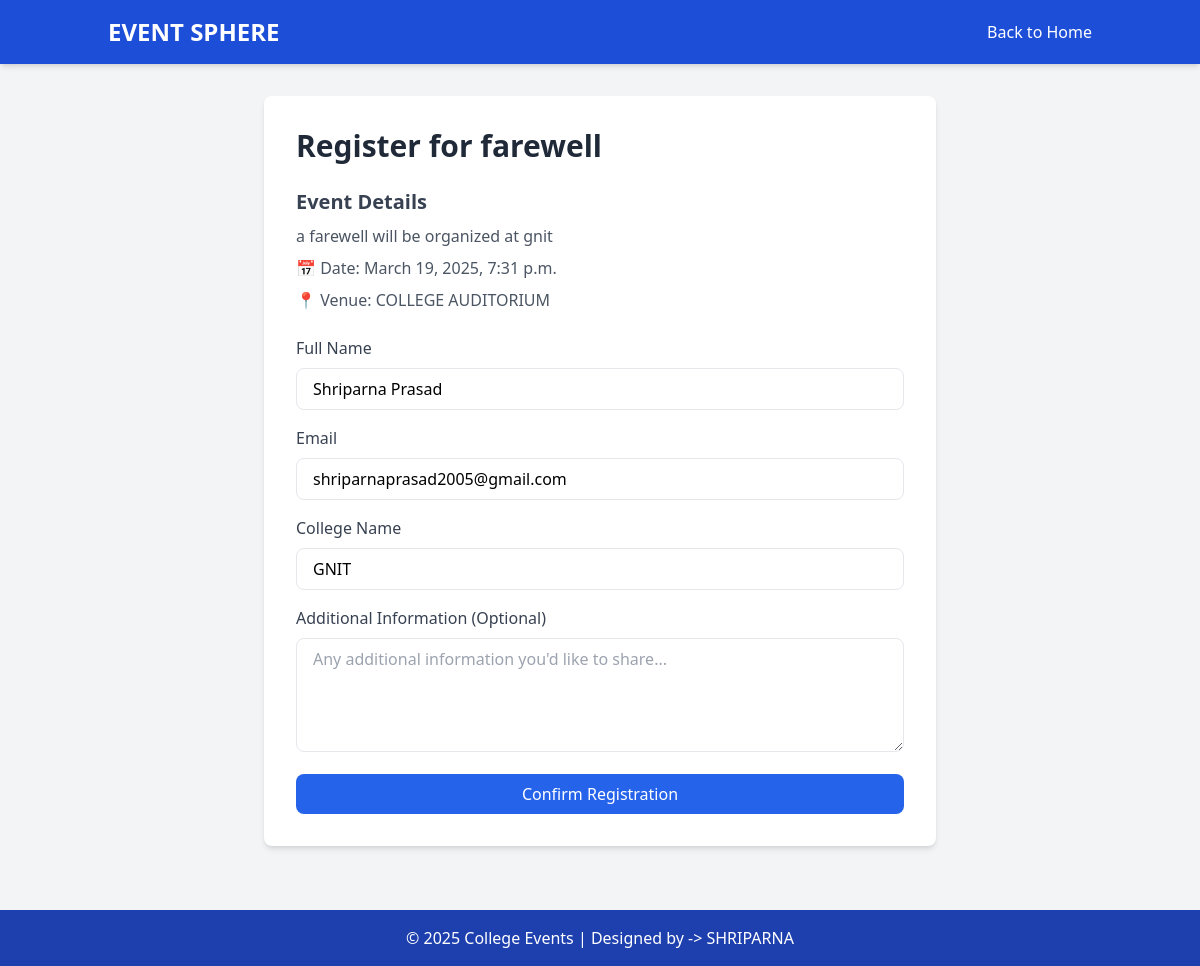
/events/register/10/ (signed in), run on the app's committed database.
### events/models.py (models this page shows, shortened)
class Event(models.Model):
    title = models.CharField(max_length=200)
    description = models.TextField()
    date = models.DateTimeField()
    venue = models.CharField(max_length=255)
    organizer = models.ForeignKey(CustomUser, on_delete=models.CASCADE)
    is_approved = models.BooleanField(default=False)

class CustomUser(AbstractUser):
    ROLE_CHOICES = [
        ('student', 'Student'),
        ('faculty', 'Faculty'),
        ('admin', 'Admin'),
    ]
    role = models.CharField(max_length=10, choices=ROLE_CHOICES, default='student')
    profile_image = models.ImageField(upload_to='profile_images/', default='profile_images/default.png', blank=True, null=True)
    college_name = models.CharField(max_length=255, blank=True, null=True)

### events/views.py (the view, shortened to what this page needs)
# urls.py: path('register/<int:event_id>/', register_event, name='register_event'),
@login_required
def register_event(request, event_id):
    event = get_object_or_404(Event, id=event_id)
    if Registration.objects.filter(event=event, student=request.user).exists():
        messages.warning(request, "You have already registered for this event.")
        return render(request, "register_event.html", {
            "event": event,
            "user": request.user
        })
    return render(request, "register_event.html", {
        "event": event,
        "user": request.user
    })

### events/templates/register_event.html (shortened to what this page needs)
<!DOCTYPE html>
<html lang="en">
<head>
    <script src="https://cdn.tailwindcss.com"></script>
</head>
<body class="bg-gray-100">
    <nav class="bg-blue-700 text-white py-4 shadow-md">
        <div class="container mx-auto flex justify-between items-center px-5">
            <h1 class="text-2xl font-bold">EVENT SPHERE</h1>
            <a href="/" class="hover:text-yellow-300">Back to Home</a>
        </div>
    </nav>
    <div class="container mx-auto p-8">
        <div class="max-w-2xl mx-auto bg-white p-8 rounded-lg shadow-md">
            <h2 class="text-3xl font-bold text-gray-800 mb-6">Register for {{ event.title }}</h2>
            <div class="mb-6">
                <h3 class="text-xl font-semibold text-gray-700">Event Details</h3>
                <p class="text-gray-600 mt-2">{{ event.description }}</p>
                <p class="text-gray-600 mt-2">📅 Date: {{ event.date }}</p>
                <p class="text-gray-600 mt-2">📍 Venue: {{ event.venue }}</p>
            </div>
            <form method="POST" class="space-y-4" id="registrationForm">
                <div class="space-y-2">
                    <label for="name" class="block text-gray-700">Full Name</label>
                    <input type="text" id="name" name="name" value="{{ user.get_full_name }}"
                           class="w-full px-4 py-2 border rounded-lg focus:outline-none focus:border-blue-500"
                           readonly>
                </div>
                <div class="space-y-2">
                    <label for="email" class="block text-gray-700">Email</label>
                    <input type="email" id="email" name="email" value="{{ user.email }}"
                           class="w-full px-4 py-2 border rounded-lg focus:outline-none focus:border-blue-500"
                           readonly>
                </div>
                <div class="space-y-2">
                    <label for="college" class="block text-gray-700">College Name</label>
                    <input type="text" id="college" name="college" value="{{ user.college_name }}"
                           class="w-full px-4 py-2 border rounded-lg focus:outline-none focus:border-blue-500"
                           readonly>
                </div>
                <div class="space-y-2">
                    <label for="additional_info" class="block text-gray-700">Additional Information (Optional)</label>
                    <textarea id="additional_info" name="additional_info" rows="4"
                              class="w-full px-4 py-2 border rounded-lg focus:outline-none focus:border-blue-500"
                              placeholder="Any additional information you'd like to share..."></textarea>
                </div>
                <button type="submit"
                        class="w-full bg-blue-600 text-white py-2 px-4 rounded-lg hover:bg-blue-700 transition duration-300">
                    Confirm Registration
                </button>
            </form>
        </div>
    </div>
    <footer class="bg-blue-800 text-white text-center py-4 mt-8">
        <p>© 2025 College Events | Designed by -> SHRIPARNA</p>
    </footer>
</body>
</html>

### data on the page
Event: title "farewell", description "a farewell will be organized at gnit", date "March 19, 2025, 7:31 p.m.", venue "COLLEGE AUDITORIUM"
CustomUser: name "Shriparna Prasad", email "shriparnaprasad2005@gmail.com", college "GNIT"
